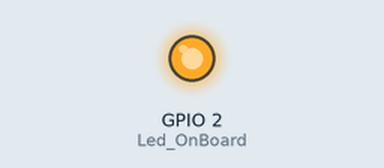
Recording of a sketch running on a simulated ESP8266 (NodeMCU). Shown: output pins drawn as LEDs (lit = HIGH). WiFi joins after 1.5 s; servers stay silent unless stated; uploads are accepted with an empty reply; what the sketch prints to the serial monitor is not drawn.

Above: at 5.6 s.
At 8.2 s:
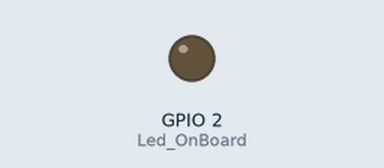
Timing chart, 0 to 10.3 s (numbered marks = the images above):
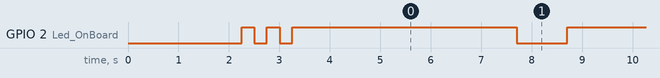

The sketch:

1001_display_sensor_data_in_web.ino
```cpp
#include <ESP8266WiFi.h>
#include <WiFiClient.h>
#include <ESP8266WebServer.h>
#include <ESP8266HTTPClient.h>

int Led_OnBoard = 2;                  // Initialize the Led_OnBoard

//----------I assume you have successfully accessed the sensors. And below is the variable. I made it an arbitrary value.
int MQ7     = 100;
int MQ4     = 200;
int MQ131   = 300;
//----------

const char* ssid = "Test";                  // Your wifi Name
const char* password = "qwerty12345";          // Your wifi Password

const char *host = "192.168.43.97"; //Your pc or server (database) IP, example : 192.168.0.0 , if you are a windows os user, open cmd, then type ipconfig then look at IPv4 Address.

void setup() {
  // put your setup code here, to run once:
  delay(1000);
  pinMode(Led_OnBoard, OUTPUT);       // Initialize the Led_OnBoard pin as an output
  Serial.begin(115200);
  WiFi.mode(WIFI_OFF);        //Prevents reconnection issue (taking too long to connect)
  delay(1000);
  WiFi.mode(WIFI_STA);        //This line hides the viewing of ESP as wifi hotspot

  WiFi.begin(ssid, password);     //Connect to your WiFi router
  Serial.println("");

  Serial.print("Connecting");
  // Wait for connection
  while (WiFi.status() != WL_CONNECTED) {
    digitalWrite(Led_OnBoard, LOW);
    delay(250);
    Serial.print(".");
    digitalWrite(Led_OnBoard, HIGH);
    delay(250);
  }

  digitalWrite(Led_OnBoard, HIGH);
  //If connection successful show IP address in serial monitor
  Serial.println("");
  Serial.println("Connected to Network/SSID");
  Serial.print("IP address: ");
  Serial.println(WiFi.localIP());  //IP address assigned to your ESP
}

void loop() {
  // put your main code here, to run repeatedly:
  HTTPClient http;    //Declare object of class HTTPClient

  //-------------------------------------------to send data to the database
  String MQ7Post, MQ4Post, MQ131Post, postData;
  MQ7Post = String(MQ7);   //String to interger conversion
  MQ4Post = String(MQ4);   //String to interger conversion
  MQ131Post = String(MQ131);   //String to interger conversion

  postData = "mq7val=" + MQ7Post + "&mq4val=" + MQ4Post + "&mq131val=" + MQ131Post;

  http.begin("http://192.168.43.97/MyTest/InsertDB.php");               //Specify request destination
  http.addHeader("Content-Type", "application/x-www-form-urlencoded");                  //Specify content-type header

  int httpCode = http.POST(postData);   //Send the request
  String payload = http.getString();    //Get the response payload
  //-------------------------------------------

  //Serial.println("LDR Value=" + ldrvalue);
  Serial.println(httpCode);   //Print HTTP return code
  Serial.println(payload);    //Print request response payload
  Serial.println("MQ7= " + MQ7Post + " MQ4= " + MQ4Post + " MQ131= " + MQ131Post);

  http.end();  //Close connection

  delay(4000);  //Here there is 4 seconds delay plus 1 second delay below, so Post Data at every 5 seconds
  digitalWrite(Led_OnBoard, LOW);
  delay(1000);
  digitalWrite(Led_OnBoard, HIGH);
}
```

Measured:
- by itself, GPIO 2 (Led_OnBoard): goes LOW 0.25 s, HIGH 0.25 s, LOW 0.25 s, 24 × (HIGH 4.5 s, LOW 1.0 s), then HIGH
